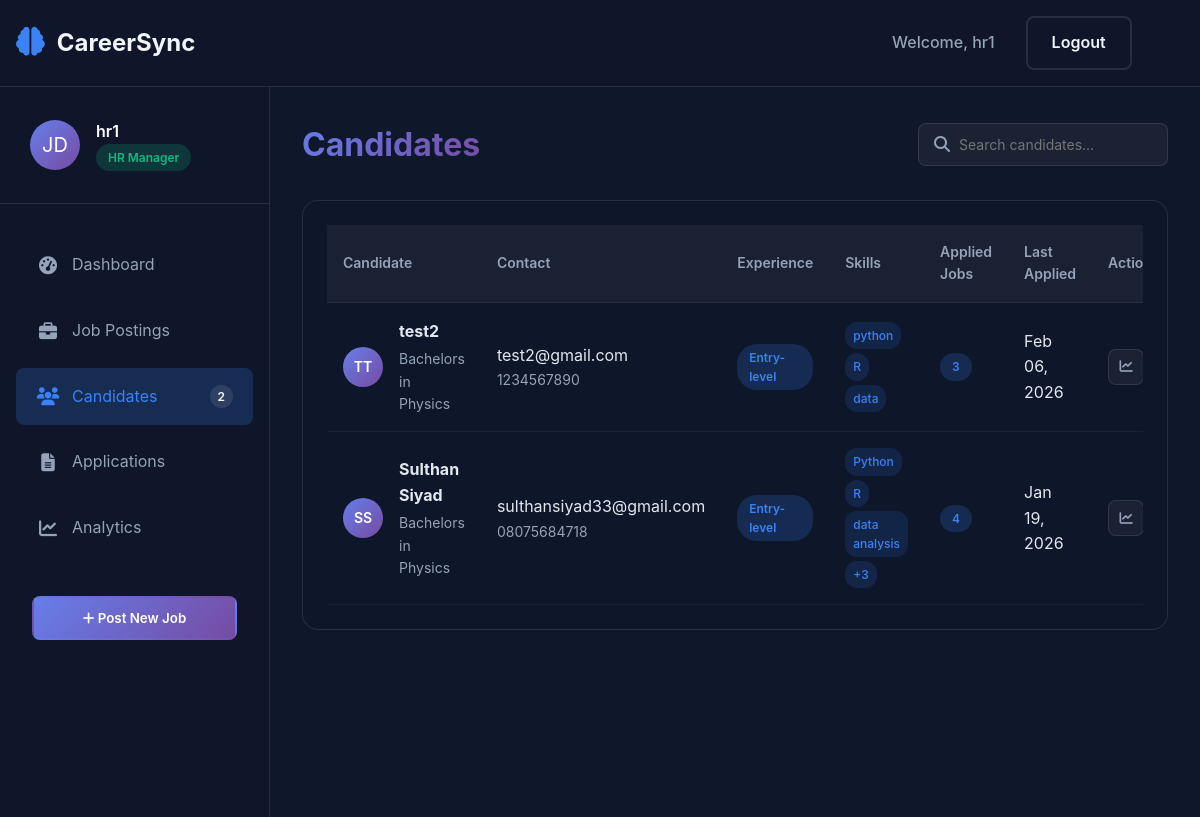
The page /dashboard/hr/candidates (signed in) on the database its author committed.
### models.py (models this page shows, shortened)
class Candidate(db.Model):
    __tablename__ = 'candidate'
    id = db.Column(db.Integer, primary_key=True)
    name = db.Column(db.String(100), nullable=False)
    email = db.Column(db.String(100), nullable=False)
    phone = db.Column(db.String(20))
    resume_url = db.Column(db.String(500))
    skills = db.Column(db.Text)
    experience = db.Column(db.String(100))
    education = db.Column(db.String(200))
    created_at = db.Column(db.DateTime, default=datetime.utcnow)
    applications = db.relationship('Application', backref='candidate_rel', lazy=True, cascade='all, delete-orphan')
    def get_initials(self):
        words = self.name.split()
        if len(words) >= 2:
            return f"{words[0][0]}{words[1][0]}".upper()
        elif len(words) == 1:
            return words[0][0].upper() * 2
        else:
            return "CD"

class Application(db.Model):
    __tablename__ = 'application'
    id = db.Column(db.Integer, primary_key=True)
    candidate_id = db.Column(db.Integer, db.ForeignKey('candidate.id'), nullable=False)
    job_id = db.Column(db.Integer, db.ForeignKey('job_posting.id'), nullable=False)
    status = db.Column(db.String(20), default='pending')
    applied_at = db.Column(db.DateTime, default=datetime.utcnow)
    match_score = db.Column(db.Integer, default=0)
    candidate = db.relationship('Candidate', backref='application_rels')

### web.py (the view)
@app.route('/dashboard/hr/candidates')
def candidate_list():
    if 'user_id' not in session or session['user_type'] != 'hr':
        return redirect(url_for('login'))
    user_id = session['user_id']
    candidates = Candidate.query\
        .join(Application, Candidate.id == Application.candidate_id)\
        .join(JobPosting, Application.job_id == JobPosting.id)\
        .filter(JobPosting.hr_id == user_id)\
        .distinct()\
        .order_by(Candidate.created_at.desc())\
        .all()
    return render_template('candidates.html',
                         candidates=candidates,
                         candidate_count=len(candidates))

### templates/candidates.html (shortened to what this page needs)
{% extends 'dashboard-base.html' %}
{% block content %}
    <div class="dashboard-header">
        <h1>Candidates</h1>
        <div class="header-actions">
            <div class="search-box">
                <i class="fas fa-search"></i>
                <input type="text" id="candidateSearch" placeholder="Search candidates...">
            </div>
        </div>
    </div>
    <div class="dashboard-card">
        <div class="card-body">
            <div class="table-responsive">
                <table class="data-table" id="candidatesTable">
                    <thead>
                        <tr>
                            <th>Candidate</th>
                            <th>Contact</th>
                            <th>Experience</th>
                            <th>Skills</th>
                            <th>Applied Jobs</th>
                            <th>Last Applied</th>
                            <th>Actions</th>
                        </tr>
                    </thead>
                    <tbody>
                        {% if candidates %}
                            {% for candidate in candidates %}
                            <tr data-candidate-id="{{ candidate.id }}">
                                <td>
                                    <div class="candidate-info-cell">
                                        <div class="candidate-avatar-small">
                                            {{ candidate.get_initials() }}
                                        </div>
                                        <div class="candidate-details">
                                            <strong>{{ candidate.name }}</strong>
                                            <div class="text-muted">{{ candidate.education or 'Education not specified' }}</div>
                                        </div>
                                    </div>
                                </td>
                                <td>
                                    <div class="contact-info">
                                        <div>{{ candidate.email }}</div>
                                        <div class="text-muted">{{ candidate.phone or 'No phone' }}</div>
                                    </div>
                                </td>
                                <td>
                                    <span class="badge" style="background: rgba(59, 130, 246, 0.2); color: #3b82f6;">
                                        {{ candidate.experience or 'Not specified' }}
                                    </span>
                                </td>
                                <td>
                                    <div class="skills-preview">
                                        {% if candidate.skills %}
                                            {% set skills_list = candidate.skills.split(',')[:3] %}
                                            {% for skill in skills_list %}
                                                <span class="skill-tag-small">{{ skill.strip() }}</span>
                                            {% endfor %}
                                            {% if candidate.skills.split(',')|length > 3 %}
                                                <span class="skill-tag-small">+{{ candidate.skills.split(',')|length - 3 }}</span>
                                            {% endif %}
                                        {% else %}
                                            <span class="text-muted">No skills listed</span>
                                        {% endif %}
                                    </div>
                                </td>
                                <td>
                                    <span class="badge badge-count">
                                        {% set app_count = candidate.applications|length if candidate.applications else 0 %}
                                        {{ app_count }}
                                    </span>
                                </td>
                                <td>
                                    {% if candidate.applications %}
                                        {% set last_app = candidate.applications|sort(attribute='applied_at', reverse=true)|first %}
                                        {{ last_app.applied_at.strftime('%b %d, %Y') }}
                                    {% else %}
                                        <span class="text-muted">Never</span>
                                    {% endif %}
                                </td>
                                <td>
                                    <div class="action-buttons">
                                        <button class="btn-icon view-candidate-btn" title="View Profile & Analytics" data-candidate-id="{{ candidate.id }}">
                                            <i class="fas fa-chart-line"></i>
                                        </button>
                                    </div>
                                </td>
                            </tr>
                            {% endfor %}
                        {% endif %}
                    </tbody>
                </table>
            </div>
        </div>
    </div>
{% endblock %}

### static/css/style.css (style rules this page uses)
:root { --primary-gradient: linear-gradient(135deg, #667eea 0%, #764ba2 100%); --secondary-gradient: linear-gradient(135deg, #f093fb 0%, #f5576c 100%); --dark-bg: #0f172a; --card-bg: rgba(30, 41, 59, 0.8); --primary-color: #3b82f6; --secondary-color: #10b981; --accent-color2: #8b5cf6; --danger-color: #ef4444; --warning-color: #f59e0b; --card-bg2: rgba(15, 23, 42, 0.95); --text-primary: #f1f5f9; --text-secondary: #94a3b8; --border-color: rgba(255, 255, 255, 0.1); --ca-primary: #6366f1; --ca-primary-light: #818cf8; --ca-darker: #020617; --ca-gray: #64748b; --ca-gradient: linear-gradient(135deg, #6366f1 0%, #818cf8 100%); }
* { margin: 0; padding: 0; box-sizing: border-box; font-family: 'Inter', -apple-system, BlinkMacSystemFont, sans-serif; }
html { scroll-behavior: smooth; }
body { background: var(--dark-bg); color: white; overflow-x: hidden; line-height: 1.6; }
input { width: 100%; padding: 16px 16px 16px 48px; background: rgba(30, 41, 59, 0.8); border: 2px solid rgba(255, 255, 255, 0.1); border-radius: 12px; color: white; font-size: 16px; transition: all 0.3s ease; }
.dashboard-header { display: flex; justify-content: space-between; align-items: center; margin-bottom: 30px; }
.badge { padding: 0.25rem 0.75rem; border-radius: 20px; font-size: 0.75rem; font-weight: 600; display: inline-block; }
.dashboard-header h1 { margin: 0; font-size: 2rem; font-weight: 700; background: var(--primary-gradient); -webkit-background-clip: text; -webkit-text-fill-color: transparent; }
.dashboard-card { background: var(--card-bg2); border: 1px solid var(--border-color); border-radius: 16px; overflow-y: auto; }
.card-body { padding: 1.5rem; }
.table-responsive { overflow-x: auto; }
.data-table { width: 100%; border-collapse: collapse; }
.data-table thead { background: rgba(255, 255, 255, 0.05); }
.data-table th { padding: 1rem; text-align: left; color: var(--text-secondary); font-weight: 600; font-size: 0.875rem; border-bottom: 1px solid var(--border-color); }
.data-table td { padding: 1rem; border-bottom: 1px solid rgba(255, 255, 255, 0.05); color: #e2e8f0; }
.badge-count { background: rgba(59, 130, 246, 0.2); color: var(--primary-color); }
.btn-icon { background: rgba(255, 255, 255, 0.05); border: 1px solid var(--border-color); border-radius: 8px; width: 36px; height: 36px; display: inline-flex; align-items: center; justify-content: center; color: var(--text-secondary); cursor: pointer; transition: all 0.3s ease; margin-right: 0.5rem; }
.text-muted { color: var(--text-secondary); font-size: 0.875rem; margin-top: 0.25rem; }
.action-buttons { display: flex; gap: 1rem; }
.candidate-avatar-small { width: 36px; height: 36px; border-radius: 50%; background: linear-gradient(135deg, #667eea 0%, #764ba2 100%); color: white; display: flex; align-items: center; justify-content: center; font-weight: 600; font-size: 0.875rem; }
.candidate-info-cell { display: flex; align-items: center; gap: 1rem; }
.candidate-avatar-small { width: 40px; height: 40px; border-radius: 50%; background: var(--primary-gradient); display: flex; align-items: center; justify-content: center; color: white; font-weight: 600; font-size: 0.875rem; flex-shrink: 0; }
.candidate-details { flex: 1; }
.candidate-details strong { display: block; margin-bottom: 0.125rem; }
.contact-info { line-height: 1.4; }
.skills-preview { display: flex; flex-wrap: wrap; gap: 0.25rem; max-width: 200px; }
.skill-tag-small { background: rgba(59, 130, 246, 0.15); color: var(--primary-color); padding: 0.25rem 0.5rem; border-radius: 12px; font-size: 0.75rem; font-weight: 500; display: inline-block; }
.search-box { position: relative; width: 250px; }
.search-box i { position: absolute; left: 1rem; top: 50%; transform: translateY(-50%); color: var(--text-secondary); }
.search-box input { width: 100%; padding: 0.75rem 1rem 0.75rem 2.5rem; background: rgba(255, 255, 255, 0.05); border: 1px solid var(--border-color); border-radius: 8px; color: var(--text-primary); font-size: 0.875rem; }

### rows shown on the page
Candidate: get_initials "TT", name "test2", education "Bachelors in Physics", email "test2@gmail.com", phone "1234567890", experience "Entry-level", strip "python" "R" "data", app_count "3"
Application: applied_at "Feb 06, 2026"
Candidate: get_initials "SS", name "Sulthan Siyad", education "Bachelors in Physics", email "sulthansiyad33@gmail.com", phone "08075684718", experience "Entry-level", strip "Python" "R" "data analysis", skills.split|length "3", app_count "4"
Application: applied_at "Jan 19, 2026"

### other values the page prints
{{ session.get('user_name', 'User') }} "hr1"
{{ user.get_initials() if user else 'JD' }} "JD"
{{ session.get('user_name', 'John Doe') }} "hr1"
{{ 'HR Manager' if session.get('user_type') == 'hr' else 'Job Seeker' }} "HR Manager"
{{ candidate_count }} "2"
